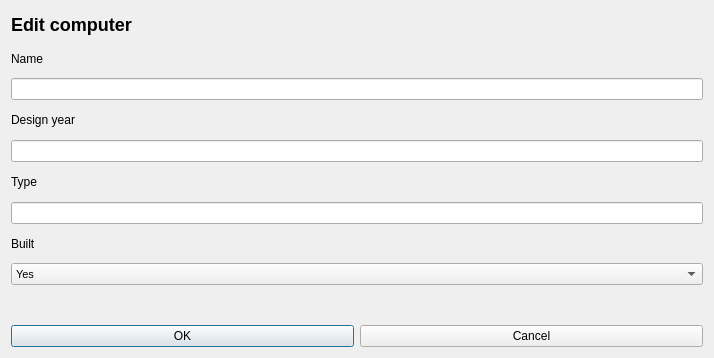
<?xml version="1.0" encoding="UTF-8"?>
<ui version="4.0">
 <class>EditComputerDialog</class>
 <widget class="QDialog" name="EditComputerDialog">
  <property name="geometry">
   <rect>
    <x>0</x>
    <y>0</y>
    <width>714</width>
    <height>358</height>
   </rect>
  </property>
  <property name="windowTitle">
   <string>Dialog</string>
  </property>
  <layout class="QVBoxLayout" name="verticalLayout_2">
   <item>
    <layout class="QVBoxLayout" name="verticalLayout1">
     <item>
      <widget class="QLabel" name="label_computerHeader">
       <property name="font">
        <font>
         <pointsize>9</pointsize>
        </font>
       </property>
       <property name="text">
        <string>&lt;h2&gt;Edit computer&lt;/h2&gt;</string>
       </property>
      </widget>
     </item>
     <item>
      <layout class="QHBoxLayout" name="horizontalLayout1_1">
       <item>
        <widget class="QLabel" name="label_computerName">
         <property name="font">
          <font>
           <pointsize>9</pointsize>
          </font>
         </property>
         <property name="text">
          <string>Name</string>
         </property>
        </widget>
       </item>
       <item>
        <widget class="QLabel" name="label">
         <property name="font">
          <font>
           <pointsize>9</pointsize>
          </font>
         </property>
         <property name="text">
          <string/>
         </property>
        </widget>
       </item>
      </layout>
     </item>
     <item>
      <widget class="QLineEdit" name="input_computerName"/>
     </item>
     <item>
      <layout class="QHBoxLayout" name="horizontalLayout1_2">
       <item>
        <widget class="QLabel" name="label_computerDesignYear">
         <property name="font">
          <font>
           <pointsize>9</pointsize>
          </font>
         </property>
         <property name="text">
          <string>Design year</string>
         </property>
        </widget>
       </item>
       <item>
        <widget class="QLabel" name="label_computerDesignYear_Error">
         <property name="font">
          <font>
           <pointsize>9</pointsize>
          </font>
         </property>
         <property name="text">
          <string/>
         </property>
        </widget>
       </item>
      </layout>
     </item>
     <item>
      <widget class="QLineEdit" name="input_computerDesignYear"/>
     </item>
     <item>
      <layout class="QHBoxLayout" name="horizontalLayout1_3">
       <item>
        <widget class="QLabel" name="label_computerType">
         <property name="font">
          <font>
           <pointsize>9</pointsize>
          </font>
         </property>
         <property name="text">
          <string>Type</string>
         </property>
        </widget>
       </item>
       <item>
        <widget class="QLabel" name="label_computerType_Error">
         <property name="font">
          <font>
           <pointsize>9</pointsize>
          </font>
         </property>
         <property name="text">
          <string/>
         </property>
        </widget>
       </item>
      </layout>
     </item>
     <item>
      <widget class="QLineEdit" name="lineEdit"/>
     </item>
     <item>
      <layout class="QHBoxLayout" name="horizontalLayout1_4">
       <item>
        <widget class="QLabel" name="label_computerBuilt">
         <property name="font">
          <font>
           <pointsize>9</pointsize>
          </font>
         </property>
         <property name="text">
          <string>Built</string>
         </property>
        </widget>
       </item>
      </layout>
     </item>
     <item>
      <widget class="QComboBox" name="dropDown_computerBuilt">
       <property name="font">
        <font>
         <pointsize>8</pointsize>
        </font>
       </property>
       <item>
        <property name="text">
         <string>Yes</string>
        </property>
       </item>
       <item>
        <property name="text">
         <string>No</string>
        </property>
       </item>
      </widget>
     </item>
     <item>
      <widget class="QLabel" name="label_computerInput_Error">
       <property name="font">
        <font>
         <pointsize>9</pointsize>
        </font>
       </property>
       <property name="text">
        <string/>
       </property>
      </widget>
     </item>
    </layout>
   </item>
   <item>
    <layout class="QHBoxLayout" name="horizontalLayout1">
     <item>
      <widget class="QPushButton" name="button_ok">
       <property name="font">
        <font>
         <pointsize>9</pointsize>
        </font>
       </property>
       <property name="text">
        <string>OK</string>
       </property>
      </widget>
     </item>
     <item>
      <widget class="QPushButton" name="button_cancel">
       <property name="font">
        <font>
         <pointsize>9</pointsize>
        </font>
       </property>
       <property name="text">
        <string>Cancel</string>
       </property>
      </widget>
     </item>
    </layout>
   </item>
  </layout>
 </widget>
 <resources/>
 <connections/>
</ui>
